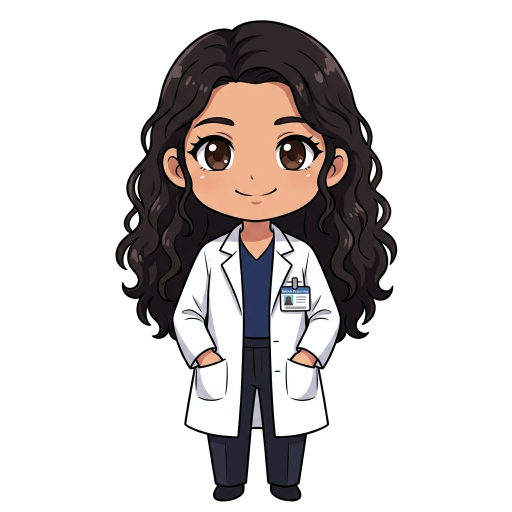
#> input picture image/avatar_full.png, 1024 x 1024 px (shown at 1/2 size)
$ python prepare_avatar_full.py
#> lines starting #> are read from the running program, lines starting #| are printed output that depends on the picture
import os
from PIL import Image, ImageDraw, ImageFilter

base_dir = os.path.dirname(os.path.abspath(__file__))
base_path = os.path.join(base_dir, "image", "avatar_full.png")
base = Image.open(base_path).convert('RGBA')
#> base is the input picture: PIL image 1024x1024 RGBA; mean R, G, B, A 207.9, 203.5, 202.7, 85.8

# 1. Full blink version
blink = base.copy()
d = ImageDraw.Draw(blink)

skin_c = (242, 192, 160, 255)
lash_c = (38, 22, 16, 255)

# Left eye closed
d.ellipse([372, 262, 458, 338], fill=skin_c)
d.arc([374, 275, 456, 328], start=15, end=165, fill=lash_c, width=6)
d.line([(448, 298), (460, 292)], fill=lash_c, width=5)

# Right eye closed
d.ellipse([547, 262, 633, 338], fill=skin_c)
d.arc([549, 275, 631, 328], start=15, end=165, fill=lash_c, width=6)
d.line([(623, 298), (635, 292)], fill=lash_c, width=5)

blink.save(os.path.join(base_dir, "image", "avatar_full_blink.png"), "PNG")
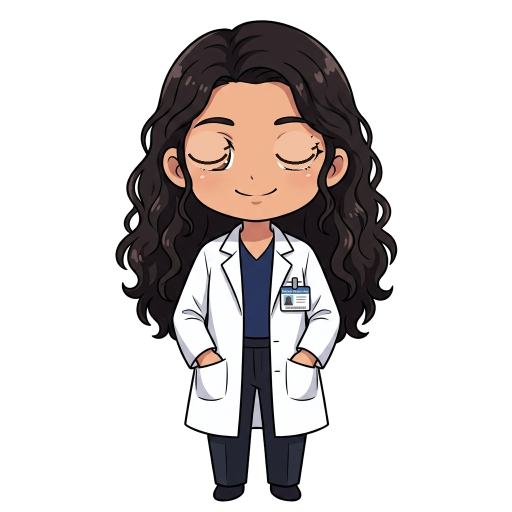
#> saved as avatar_full_blink.png: PIL image 1024x1024 RGBA (shown at 1/2 size); mean R, G, B, A 209, 204.3, 203.4, 85.8; transparent parts drawn white
print("Saved avatar_full_blink.png")

# 2. Full happy version
happy = base.copy()
dh = ImageDraw.Draw(happy)

dh.ellipse([372, 262, 458, 338], fill=skin_c)
dh.arc([376, 275, 454, 325], start=195, end=345, fill=lash_c, width=7)
dh.line([(446, 290), (458, 284)], fill=lash_c, width=5)

dh.ellipse([547, 262, 633, 338], fill=skin_c)
dh.arc([551, 275, 629, 325], start=195, end=345, fill=lash_c, width=7)
dh.line([(621, 290), (633, 284)], fill=lash_c, width=5)

# Gentle blush
dh.ellipse([350, 332, 405, 360], fill=(255, 175, 175, 120))
dh.ellipse([600, 332, 655, 360], fill=(255, 175, 175, 120))

happy.save(os.path.join(base_dir, "image", "avatar_full_happy.png"), "PNG")
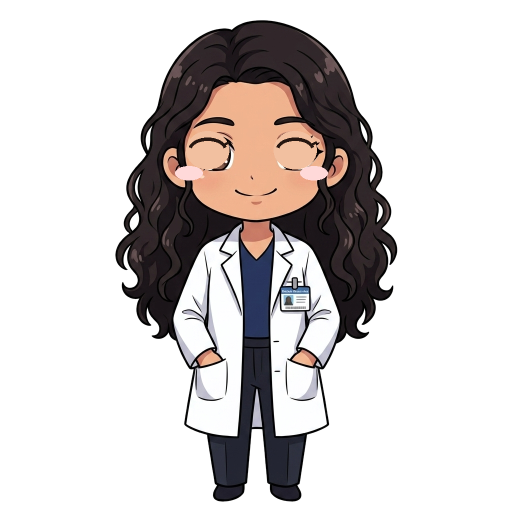
#> saved as avatar_full_happy.png: PIL image 1024x1024 RGBA (shown at 1/2 size); mean R, G, B, A 209.2, 204.5, 203.6, 85.5; transparent parts drawn white
print("Saved avatar_full_happy.png")
